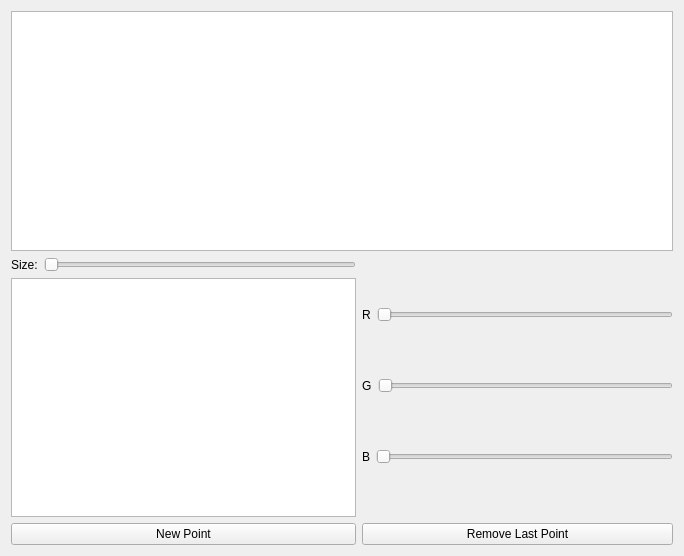
<?xml version="1.0" encoding="UTF-8"?>
<ui version="4.0">
 <class>widget</class>
 <widget class="QWidget" name="widget">
  <property name="geometry">
   <rect>
    <x>0</x>
    <y>0</y>
    <width>684</width>
    <height>556</height>
   </rect>
  </property>
  <property name="windowTitle">
   <string>My Floating Points</string>
  </property>
  <layout class="QGridLayout" name="gridLayout">
   <item row="1" column="1">
    <widget class="QSlider" name="size_slider">
     <property name="orientation">
      <enum>Qt::Horizontal</enum>
     </property>
    </widget>
   </item>
   <item row="2" column="0" colspan="2">
    <widget class="QGraphicsView" name="canvas_preview"/>
   </item>
   <item row="0" column="0" colspan="3">
    <widget class="QGraphicsView" name="canvas_main"/>
   </item>
   <item row="3" column="0" colspan="2">
    <widget class="QPushButton" name="new_point">
     <property name="text">
      <string>New Point</string>
     </property>
    </widget>
   </item>
   <item row="3" column="2">
    <widget class="QPushButton" name="remove_point">
     <property name="text">
      <string>Remove Last Point</string>
     </property>
    </widget>
   </item>
   <item row="1" column="0">
    <widget class="QLabel" name="label">
     <property name="text">
      <string>Size:</string>
     </property>
    </widget>
   </item>
   <item row="1" column="2" rowspan="2">
    <layout class="QVBoxLayout" name="verticalLayout">
     <item>
      <layout class="QHBoxLayout" name="horizontalLayout_3">
       <item>
        <widget class="QLabel" name="label_2">
         <property name="text">
          <string>R</string>
         </property>
        </widget>
       </item>
       <item>
        <widget class="QSlider" name="r_slider">
         <property name="orientation">
          <enum>Qt::Horizontal</enum>
         </property>
        </widget>
       </item>
      </layout>
     </item>
     <item>
      <layout class="QHBoxLayout" name="horizontalLayout_2">
       <item>
        <widget class="QLabel" name="label_3">
         <property name="text">
          <string>G</string>
         </property>
        </widget>
       </item>
       <item>
        <widget class="QSlider" name="g_slider">
         <property name="orientation">
          <enum>Qt::Horizontal</enum>
         </property>
        </widget>
       </item>
      </layout>
     </item>
     <item>
      <layout class="QHBoxLayout" name="horizontalLayout">
       <item>
        <widget class="QLabel" name="label_4">
         <property name="text">
          <string>B</string>
         </property>
        </widget>
       </item>
       <item>
        <widget class="QSlider" name="b_slider">
         <property name="orientation">
          <enum>Qt::Horizontal</enum>
         </property>
        </widget>
       </item>
      </layout>
     </item>
    </layout>
   </item>
  </layout>
  <zorder>canvas_main</zorder>
  <zorder>new_point</zorder>
  <zorder>size_slider</zorder>
  <zorder>remove_point</zorder>
  <zorder>label</zorder>
  <zorder>r_slider</zorder>
  <zorder>g_slider</zorder>
  <zorder>b_slider</zorder>
  <zorder>label_2</zorder>
  <zorder>label_3</zorder>
  <zorder>label_4</zorder>
  <zorder>canvas_preview</zorder>
  <zorder>b_slider</zorder>
  <zorder>g_slider</zorder>
 </widget>
 <resources/>
 <connections/>
</ui>
